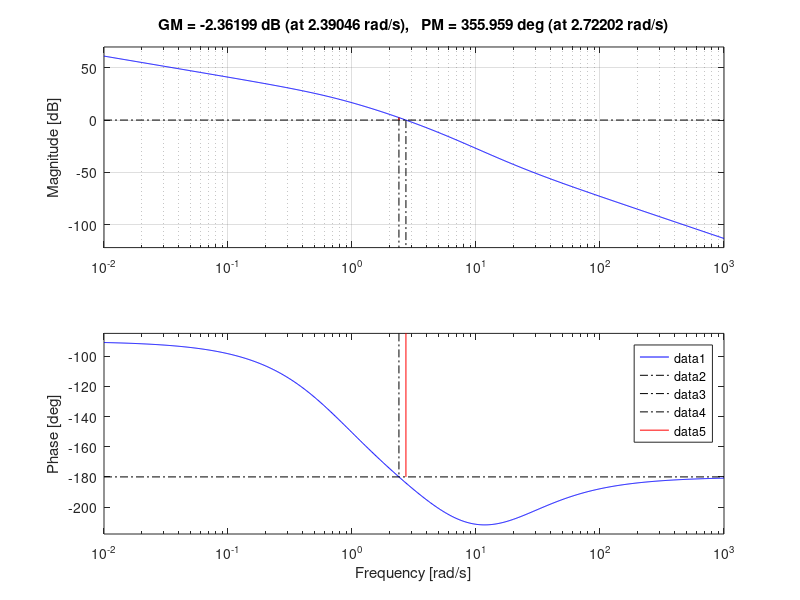
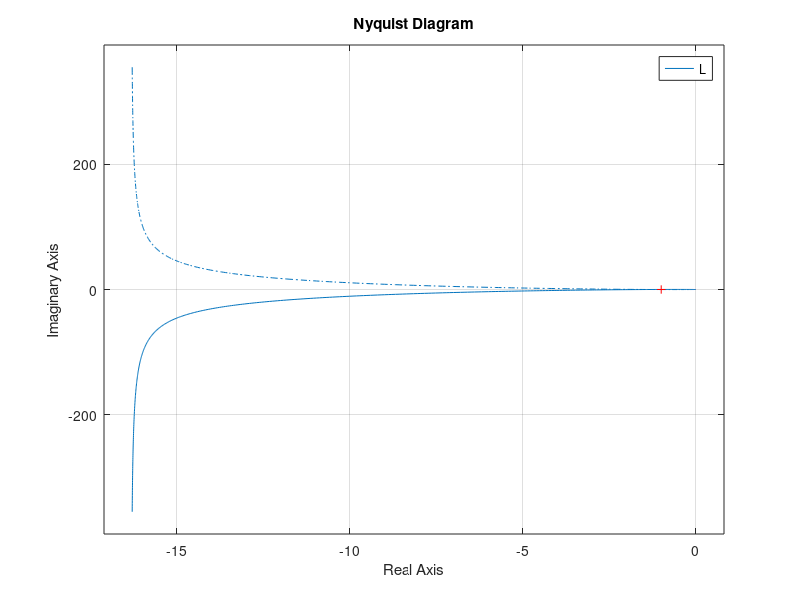

These charts were generated, in order, by the following MATLAB code:
clear;
close all;
s=zpk('s');
G=((s+20)/(((20/9)*s^2)+((40/3)*s)+(80/9)));
C=5/s;
L=series(C,G);
figure(1);
margin(L);
grid;
legend;
[L_p,L_z]=pzmap(L);
figure(2);
nyquist(L);
